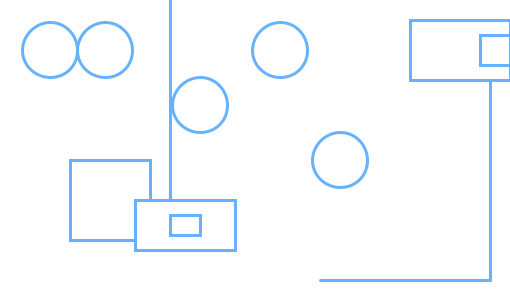
Frame 1 (no input)
Frame 60 (the mouse pressed at the canvas centre just before this capture): identical to frame 1, image omitted
Frame 120 (the mouse held since frame 60 and released just before this capture): identical to frame 1, image omitted

The Processing sketch that drew this single still picture (run headless with seeded random() and noise(); from frame 60 on, the mouse is pressed at the canvas centre):

// Processing sketch: sketch_190307a
// ── sketch_190307a.pde
void setup() {
 size(510, 300);
}

void draw() {
  background(255,255,255);
  stroke(102, 178, 255);
  strokeWeight(3);
  
  // ellipses
  ellipse(50, 50, 55, 55);
  ellipse(105, 50, 55, 55);
  ellipse(200, 105, 55, 55);
  ellipse(280, 50, 55, 55);
  ellipse(340, 160, 55, 55);
  
  // rectangles
  rect(410, 20, 100, 60);
  rect(480, 35, 30, 30);
  rect(70, 160, 80, 80);
  rect(135, 200, 100, 50);
  rect(170, 215, 30, 20);

  // lines
  line(170, 0, 170, 200);
  line(490, 80, 490, 280);
  line(320, 280, 490, 280);
  
}
